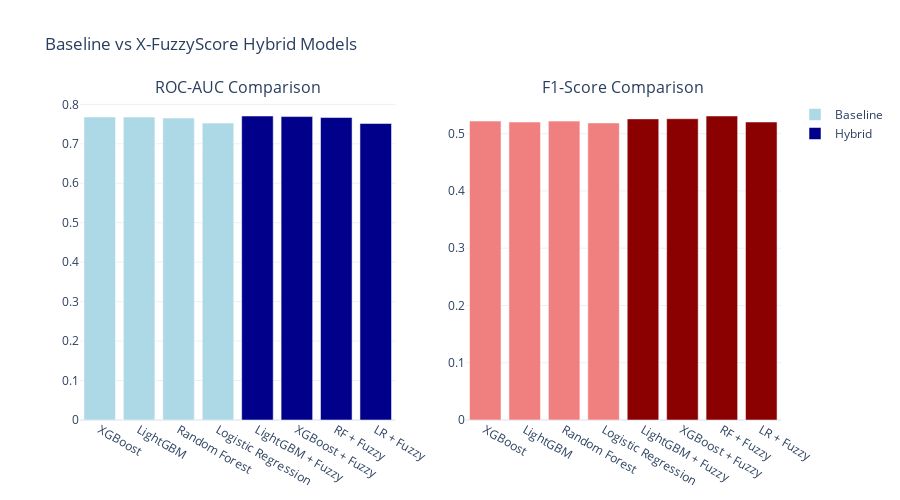

Notebook source saved alongside this figure:
### Code cell
# Compare Baseline vs X-FuzzyScore Hybrid Models

# Combine all results
all_results = {**baseline_results, **hybrid_results}
comparison_data = []

for model_name, results in all_results.items():
    row = {'Model': model_name, 'Type': 'Hybrid' if 'Fuzzy' in model_name else 'Baseline'}
    row.update(results['metrics'])
    comparison_data.append(row)

full_comparison = pd.DataFrame(comparison_data).sort_values('ROC-AUC', ascending=False)

print("Model Performance Comparison:\n")
display(full_comparison.style.format({
    'Accuracy': '{:.4f}', 'Precision': '{:.4f}', 'Recall': '{:.4f}',
    'F1-Score': '{:.4f}', 'ROC-AUC': '{:.4f}'
}).background_gradient(subset=['ROC-AUC'], cmap='RdYlGn'))

# Calculate improvements
print("\nImprovement Analysis:")
for baseline_name in baseline_results.keys():
    hybrid_name = baseline_name + ' + Fuzzy'
    if hybrid_name in hybrid_results:
        baseline_auc = baseline_results[baseline_name]['metrics']['ROC-AUC']
        hybrid_auc = hybrid_results[hybrid_name]['metrics']['ROC-AUC']
        improvement = ((hybrid_auc - baseline_auc) / baseline_auc) * 100
        print(f"{baseline_name:20s}: {baseline_auc:.4f} → {hybrid_auc:.4f} ({improvement:+.2f}%)")

# Visualization: Baseline vs Hybrid
baseline_models = full_comparison[full_comparison['Type'] == 'Baseline']
hybrid_models = full_comparison[full_comparison['Type'] == 'Hybrid']

fig = make_subplots(
    rows=1, cols=2,
    subplot_titles=('ROC-AUC Comparison', 'F1-Score Comparison'),
    specs=[[{'type': 'bar'}, {'type': 'bar'}]]
)

fig.add_trace(
    go.Bar(name='Baseline', x=baseline_models['Model'], 
           y=baseline_models['ROC-AUC'], marker_color='lightblue'),
    row=1, col=1
)
fig.add_trace(
    go.Bar(name='Hybrid', x=hybrid_models['Model'].str.replace(' \\+ Fuzzy', ''), 
           y=hybrid_models['ROC-AUC'], marker_color='darkblue'),
    row=1, col=1
)

fig.add_trace(
    go.Bar(name='Baseline', x=baseline_models['Model'], 
           y=baseline_models['F1-Score'], marker_color='lightcoral', showlegend=False),
    row=1, col=2
)
fig.add_trace(
    go.Bar(name='Hybrid', x=hybrid_models['Model'].str.replace(' \\+ Fuzzy', ''), 
           y=hybrid_models['F1-Score'], marker_color='darkred', showlegend=False),
    row=1, col=2
)

fig.update_layout(
    title_text='Baseline vs X-FuzzyScore Hybrid Models',
    height=500, barmode='group', template='plotly_white'
)
fig.show()

best_model_name = full_comparison.iloc[0]['Model']
print(f"\n🏆 Best Overall Model: {best_model_name} (ROC-AUC: {full_comparison.iloc[0]['ROC-AUC']:.4f})")

### Figure 1 — Plotly figure (JSON) as saved in the notebook; plotly's stock layout.template omitted (floating-point values rounded to 4 significant figures)
{"data": [{"marker": {"color": "lightblue"}, "name": "Baseline", "type": "bar", "x": ["XGBoost", "LightGBM", "Random Forest", "Logistic Regression"], "xaxis": "x", "y": [0.7679, 0.7677, 0.7652, 0.7524], "yaxis": "y"}, {"marker": {"color": "darkblue"}, "name": "Hybrid", "type": "bar", "x": ["LightGBM + Fuzzy", "XGBoost + Fuzzy", "RF + Fuzzy", "LR + Fuzzy"], "xaxis": "x", "y": [0.7705, 0.769, 0.7666, 0.7514], "yaxis": "y"}, {"marker": {"color": "lightcoral"}, "name": "Baseline", "showlegend": false, "type": "bar", "x": ["XGBoost", "LightGBM", "Random Forest", "Logistic Regression"], "xaxis": "x2", "y": [0.522, 0.5202, 0.5219, 0.5187], "yaxis": "y2"}, {"marker": {"color": "darkred"}, "name": "Hybrid", "showlegend": false, "type": "bar", "x": ["LightGBM + Fuzzy", "XGBoost + Fuzzy", "RF + Fuzzy", "LR + Fuzzy"], "xaxis": "x2", "y": [0.5258, 0.526, 0.5308, 0.5203], "yaxis": "y2"}], "layout": {"annotations": [{"font": {"size": 16}, "showarrow": false, "text": "ROC-AUC Comparison", "x": 0.225, "xanchor": "center", "xref": "paper", "y": 1, "yanchor": "bottom", "yref": "paper"}, {"font": {"size": 16}, "showarrow": false, "text": "F1-Score Comparison", "x": 0.775, "xanchor": "center", "xref": "paper", "y": 1, "yanchor": "bottom", "yref": "paper"}], "barmode": "group", "height": 500, "title": {"text": "Baseline vs X-FuzzyScore Hybrid Models"}, "xaxis": {"anchor": "y", "domain": [0, 0.45]}, "xaxis2": {"anchor": "y2", "domain": [0.55, 1]}, "yaxis": {"anchor": "x", "domain": [0, 1]}, "yaxis2": {"anchor": "x2", "domain": [0, 1]}}}
